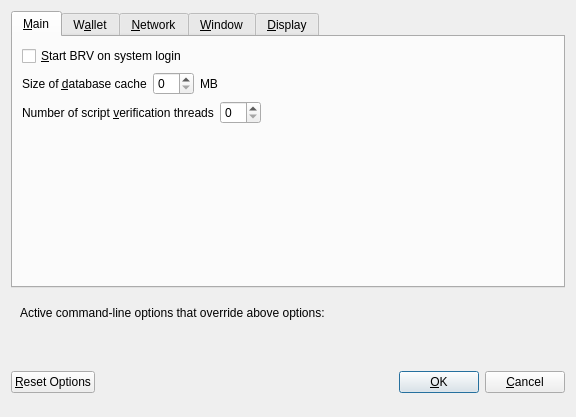
<?xml version="1.0" encoding="UTF-8"?>
<ui version="4.0">
 <class>OptionsDialog</class>
 <widget class="QDialog" name="OptionsDialog">
  <property name="geometry">
   <rect>
    <x>0</x>
    <y>0</y>
    <width>576</width>
    <height>417</height>
   </rect>
  </property>
  <property name="windowTitle">
   <string>Options</string>
  </property>
  <property name="modal">
   <bool>true</bool>
  </property>
  <layout class="QVBoxLayout" name="verticalLayout">
   <item>
    <widget class="QTabWidget" name="tabWidget">
     <property name="currentIndex">
      <number>0</number>
     </property>
     <widget class="QWidget" name="tabMain">
      <attribute name="title">
       <string>&amp;Main</string>
      </attribute>
      <layout class="QVBoxLayout" name="verticalLayout_Main">
       <item>
        <widget class="QCheckBox" name="bitcoinAtStartup">
         <property name="toolTip">
          <string>Automatically start BRV after logging in to the system.</string>
         </property>
         <property name="text">
          <string>&amp;Start BRV on system login</string>
         </property>
        </widget>
       </item>
       <item>
        <layout class="QHBoxLayout" name="horizontalLayout_2_Main">
         <item>
          <widget class="QLabel" name="databaseCacheLabel">
           <property name="text">
            <string>Size of &amp;database cache</string>
           </property>
           <property name="textFormat">
            <enum>Qt::PlainText</enum>
           </property>
           <property name="buddy">
            <cstring>databaseCache</cstring>
           </property>
          </widget>
         </item>
         <item>
          <widget class="QSpinBox" name="databaseCache"/>
         </item>
         <item>
          <widget class="QLabel" name="databaseCacheUnitLabel">
           <property name="text">
            <string>MB</string>
           </property>
           <property name="textFormat">
            <enum>Qt::PlainText</enum>
           </property>
          </widget>
         </item>
         <item>
          <spacer name="horizontalSpacer_2_Main">
           <property name="orientation">
            <enum>Qt::Horizontal</enum>
           </property>
           <property name="sizeHint" stdset="0">
            <size>
             <width>40</width>
             <height>20</height>
            </size>
           </property>
          </spacer>
         </item>
        </layout>
       </item>
       <item>
        <layout class="QHBoxLayout" name="horizontalLayout_3_Main">
         <item>
          <widget class="QLabel" name="threadsScriptVerifLabel">
           <property name="text">
            <string>Number of script &amp;verification threads</string>
           </property>
           <property name="textFormat">
            <enum>Qt::PlainText</enum>
           </property>
           <property name="buddy">
            <cstring>threadsScriptVerif</cstring>
           </property>
          </widget>
         </item>
         <item>
          <widget class="QSpinBox" name="threadsScriptVerif">
           <property name="toolTip">
            <string>(0 = auto, &lt;0 = leave that many cores free)</string>
           </property>
          </widget>
         </item>
         <item>
          <spacer name="horizontalSpacer_3_Main">
           <property name="orientation">
            <enum>Qt::Horizontal</enum>
           </property>
           <property name="sizeHint" stdset="0">
            <size>
             <width>40</width>
             <height>20</height>
            </size>
           </property>
          </spacer>
         </item>
        </layout>
       </item>
       <item>
        <spacer name="verticalSpacer_Main">
         <property name="orientation">
          <enum>Qt::Vertical</enum>
         </property>
         <property name="sizeHint" stdset="0">
          <size>
           <width>20</width>
           <height>40</height>
          </size>
         </property>
        </spacer>
       </item>
      </layout>
     </widget>
     <widget class="QWidget" name="tabWallet">
      <attribute name="title">
       <string>W&amp;allet</string>
      </attribute>
      <layout class="QVBoxLayout" name="verticalLayout_Wallet">
       <item>
        <widget class="QGroupBox" name="groupBox">
         <property name="title">
          <string>Expert</string>
         </property>
         <layout class="QVBoxLayout" name="verticalLayout_2">
          <item>
           <widget class="QCheckBox" name="coinControlFeatures">
            <property name="toolTip">
             <string>Whether to show coin control features or not.</string>
            </property>
            <property name="text">
             <string>Enable coin &amp;control features</string>
            </property>
           </widget>
          </item>
          <item>
           <widget class="QCheckBox" name="showMasternodesTab">
            <property name="toolTip">
             <string>Show additional tab listing all your masternodes in first sub-tab&lt;br/&gt;and all masternodes on the network in second sub-tab.</string>
            </property>
            <property name="text">
             <string>Show Masternodes Tab</string>
            </property>
           </widget>
          </item>
          <item>
           <widget class="QCheckBox" name="spendZeroConfChange">
            <property name="toolTip">
             <string>If you disable the spending of unconfirmed change, the change from a transaction&lt;br/&gt;cannot be used until that transaction has at least one confirmation.&lt;br/&gt;This also affects how your balance is computed.</string>
            </property>
            <property name="text">
             <string>&amp;Spend unconfirmed change</string>
            </property>
           </widget>
          </item>
         </layout>
        </widget>
       </item>
       <item>
        <spacer name="verticalSpacer_Wallet">
         <property name="orientation">
          <enum>Qt::Vertical</enum>
         </property>
         <property name="sizeHint" stdset="0">
          <size>
           <width>20</width>
           <height>40</height>
          </size>
         </property>
        </spacer>
       </item>
      </layout>
     </widget>
     <widget class="QWidget" name="tabNetwork">
      <attribute name="title">
       <string>&amp;Network</string>
      </attribute>
      <layout class="QVBoxLayout" name="verticalLayout_Network">
       <item>
        <widget class="QCheckBox" name="mapPortUpnp">
         <property name="toolTip">
          <string>Automatically open the BRV client port on the router. This only works when your router supports UPnP and it is enabled.</string>
         </property>
         <property name="text">
          <string>Map port using &amp;UPnP</string>
         </property>
        </widget>
       </item>
       <item>
        <widget class="QCheckBox" name="allowIncoming">
         <property name="toolTip">
          <string>Accept connections from outside</string>
         </property>
         <property name="text">
          <string>Allow incoming connections</string>
         </property>
        </widget>
       </item>
       <item>
        <widget class="QCheckBox" name="connectSocks">
         <property name="toolTip">
          <string>Connect to the BRV network through a SOCKS5 proxy.</string>
         </property>
         <property name="text">
          <string>&amp;Connect through SOCKS5 proxy (default proxy):</string>
         </property>
        </widget>
       </item>
       <item>
        <layout class="QHBoxLayout" name="horizontalLayout_1_Network">
         <item>
          <widget class="QLabel" name="proxyIpLabel">
           <property name="text">
            <string>Proxy &amp;IP:</string>
           </property>
           <property name="textFormat">
            <enum>Qt::PlainText</enum>
           </property>
           <property name="buddy">
            <cstring>proxyIp</cstring>
           </property>
          </widget>
         </item>
         <item>
          <widget class="QValidatedLineEdit" name="proxyIp">
           <property name="minimumSize">
            <size>
             <width>140</width>
             <height>0</height>
            </size>
           </property>
           <property name="maximumSize">
            <size>
             <width>140</width>
             <height>16777215</height>
            </size>
           </property>
           <property name="toolTip">
            <string>IP address of the proxy (e.g. IPv4: 127.0.0.1 / IPv6: ::1)</string>
           </property>
          </widget>
         </item>
         <item>
          <widget class="QLabel" name="proxyPortLabel">
           <property name="text">
            <string>&amp;Port:</string>
           </property>
           <property name="textFormat">
            <enum>Qt::PlainText</enum>
           </property>
           <property name="buddy">
            <cstring>proxyPort</cstring>
           </property>
          </widget>
         </item>
         <item>
          <widget class="QLineEdit" name="proxyPort">
           <property name="minimumSize">
            <size>
             <width>55</width>
             <height>0</height>
            </size>
           </property>
           <property name="maximumSize">
            <size>
             <width>55</width>
             <height>16777215</height>
            </size>
           </property>
           <property name="toolTip">
            <string>Port of the proxy (e.g. 9050)</string>
           </property>
          </widget>
         </item>
         <item>
          <spacer name="horizontalSpacer_1_Network">
           <property name="orientation">
            <enum>Qt::Horizontal</enum>
           </property>
           <property name="sizeHint" stdset="0">
            <size>
             <width>40</width>
             <height>20</height>
            </size>
           </property>
          </spacer>
         </item>
        </layout>
       </item>
       <item>
        <spacer name="verticalSpacer_Network">
         <property name="orientation">
          <enum>Qt::Vertical</enum>
         </property>
         <property name="sizeHint" stdset="0">
          <size>
           <width>20</width>
           <height>40</height>
          </size>
         </property>
        </spacer>
       </item>
      </layout>
     </widget>
     <widget class="QWidget" name="tabWindow">
      <attribute name="title">
       <string>&amp;Window</string>
      </attribute>
      <layout class="QVBoxLayout" name="verticalLayout_Window">
       <item>
        <widget class="QCheckBox" name="minimizeToTray">
         <property name="toolTip">
          <string>Show only a tray icon after minimizing the window.</string>
         </property>
         <property name="text">
          <string>&amp;Minimize to the tray instead of the taskbar</string>
         </property>
        </widget>
       </item>
       <item>
        <widget class="QCheckBox" name="minimizeOnClose">
         <property name="toolTip">
          <string>Minimize instead of exit the application when the window is closed. When this option is enabled, the application will be closed only after selecting Quit in the menu.</string>
         </property>
         <property name="text">
          <string>M&amp;inimize on close</string>
         </property>
        </widget>
       </item>
       <item>
        <spacer name="verticalSpacer_Window">
         <property name="orientation">
          <enum>Qt::Vertical</enum>
         </property>
         <property name="sizeHint" stdset="0">
          <size>
           <width>20</width>
           <height>40</height>
          </size>
         </property>
        </spacer>
       </item>
      </layout>
     </widget>
     <widget class="QWidget" name="tabDisplay">
      <attribute name="title">
       <string>&amp;Display</string>
      </attribute>
      <layout class="QVBoxLayout" name="verticalLayout_Display">
       <item>
        <layout class="QHBoxLayout" name="horizontalLayout_1_Display">
         <item>
          <widget class="QLabel" name="langLabel">
           <property name="text">
            <string>User Interface &amp;language:</string>
           </property>
           <property name="textFormat">
            <enum>Qt::PlainText</enum>
           </property>
           <property name="buddy">
            <cstring>lang</cstring>
           </property>
          </widget>
         </item>
         <item>
          <widget class="QValueComboBox" name="lang">
           <property name="toolTip">
            <string>The user interface language can be set here. This setting will take effect after restarting BRV.</string>
           </property>
          </widget>
         </item>
        </layout>
       </item>
       <item>
        <widget class="QLabel" name="label_3">
         <property name="toolTip">
          <string notr="true"/>
         </property>
         <property name="statusTip">
          <string notr="true"/>
         </property>
         <property name="whatsThis">
          <string notr="true"/>
         </property>
         <property name="accessibleName">
          <string notr="true"/>
         </property>
         <property name="text">
          <string>Language missing or translation incomplete? Help contributing translations here:
https://www.transifex.com/brv-project/brv-project-translations</string>
         </property>
         <property name="wordWrap">
          <bool>true</bool>
         </property>
         <property name="openExternalLinks">
          <bool>true</bool>
         </property>
         <property name="textInteractionFlags">
          <set>Qt::TextBrowserInteraction</set>
         </property>
        </widget>
       </item>
       <item>
        <layout class="QHBoxLayout" name="horizontalLayout_4_Display" stretch="0,0">
         <item>
          <widget class="QLabel" name="themeLabel">
           <property name="text">
            <string>User Interface Theme:</string>
           </property>
          </widget>
         </item>
         <item>
          <widget class="QValueComboBox" name="theme"/>
         </item>
        </layout>
       </item>
       <item>
        <widget class="Line" name="line">
         <property name="orientation">
          <enum>Qt::Horizontal</enum>
         </property>
        </widget>
       </item>
       <item>
        <layout class="QHBoxLayout" name="horizontalLayout_2_Display">
         <item>
          <widget class="QLabel" name="unitLabel">
           <property name="text">
            <string>&amp;Unit to show amounts in:</string>
           </property>
           <property name="textFormat">
            <enum>Qt::PlainText</enum>
           </property>
           <property name="buddy">
            <cstring>unit</cstring>
           </property>
          </widget>
         </item>
         <item>
          <widget class="QValueComboBox" name="unit">
           <property name="toolTip">
            <string>Choose the default subdivision unit to show in the interface and when sending coins.</string>
           </property>
          </widget>
         </item>
        </layout>
       </item>
       <item>
        <layout class="QHBoxLayout" name="horizontalLayout_5_Display">
         <item>
          <widget class="QLabel" name="digitsLabel">
           <property name="text">
            <string>Decimal digits</string>
           </property>
          </widget>
         </item>
         <item>
          <widget class="QValueComboBox" name="digits"/>
         </item>
        </layout>
       </item>
       <item>
        <layout class="QHBoxLayout" name="horizontalLayout_3_Display">
         <item>
          <widget class="QLabel" name="thirdPartyTxUrlsLabel">
           <property name="toolTip">
            <string>Third party URLs (e.g. a block explorer) that appear in the transactions tab as context menu items. %s in the URL is replaced by transaction hash. Multiple URLs are separated by vertical bar |.</string>
           </property>
           <property name="text">
            <string>Third party transaction URLs</string>
           </property>
           <property name="buddy">
            <cstring>thirdPartyTxUrls</cstring>
           </property>
          </widget>
         </item>
         <item>
          <widget class="QLineEdit" name="thirdPartyTxUrls">
           <property name="toolTip">
            <string>Third party URLs (e.g. a block explorer) that appear in the transactions tab as context menu items. %s in the URL is replaced by transaction hash. Multiple URLs are separated by vertical bar |.</string>
           </property>
          </widget>
         </item>
        </layout>
       </item>
       <item>
        <spacer name="verticalSpacer">
         <property name="orientation">
          <enum>Qt::Vertical</enum>
         </property>
         <property name="sizeHint" stdset="0">
          <size>
           <width>20</width>
           <height>40</height>
          </size>
         </property>
        </spacer>
       </item>
      </layout>
     </widget>
    </widget>
   </item>
   <item>
    <widget class="QFrame" name="frame">
     <layout class="QVBoxLayout" name="verticalLayout_Bottom">
      <item>
       <layout class="QHBoxLayout" name="horizontalLayout_Bottom">
        <item>
         <widget class="QLabel" name="overriddenByCommandLineInfoLabel">
          <property name="text">
           <string>Active command-line options that override above options:</string>
          </property>
          <property name="textFormat">
           <enum>Qt::PlainText</enum>
          </property>
         </widget>
        </item>
        <item>
         <spacer name="horizontalSpacer_Bottom">
          <property name="orientation">
           <enum>Qt::Horizontal</enum>
          </property>
          <property name="sizeHint" stdset="0">
           <size>
            <width>40</width>
            <height>20</height>
           </size>
          </property>
         </spacer>
        </item>
       </layout>
      </item>
      <item>
       <widget class="QLabel" name="overriddenByCommandLineLabel">
        <property name="text">
         <string/>
        </property>
        <property name="textFormat">
         <enum>Qt::PlainText</enum>
        </property>
        <property name="wordWrap">
         <bool>true</bool>
        </property>
       </widget>
      </item>
     </layout>
    </widget>
   </item>
   <item>
    <layout class="QHBoxLayout" name="horizontalLayout_Buttons">
     <item>
      <widget class="QPushButton" name="resetButton">
       <property name="toolTip">
        <string>Reset all client options to default.</string>
       </property>
       <property name="text">
        <string>&amp;Reset Options</string>
       </property>
       <property name="autoDefault">
        <bool>false</bool>
       </property>
      </widget>
     </item>
     <item>
      <spacer name="horizontalSpacer_1">
       <property name="orientation">
        <enum>Qt::Horizontal</enum>
       </property>
       <property name="sizeHint" stdset="0">
        <size>
         <width>40</width>
         <height>48</height>
        </size>
       </property>
      </spacer>
     </item>
     <item>
      <widget class="QLabel" name="statusLabel">
       <property name="minimumSize">
        <size>
         <width>200</width>
         <height>0</height>
        </size>
       </property>
       <property name="font">
        <font>
         <weight>75</weight>
         <bold>true</bold>
        </font>
       </property>
       <property name="text">
        <string/>
       </property>
       <property name="textFormat">
        <enum>Qt::PlainText</enum>
       </property>
       <property name="wordWrap">
        <bool>true</bool>
       </property>
      </widget>
     </item>
     <item>
      <spacer name="horizontalSpacer_2">
       <property name="orientation">
        <enum>Qt::Horizontal</enum>
       </property>
       <property name="sizeHint" stdset="0">
        <size>
         <width>40</width>
         <height>48</height>
        </size>
       </property>
      </spacer>
     </item>
     <item>
      <widget class="QPushButton" name="okButton">
       <property name="text">
        <string>&amp;OK</string>
       </property>
       <property name="autoDefault">
        <bool>false</bool>
       </property>
       <property name="default">
        <bool>true</bool>
       </property>
      </widget>
     </item>
     <item>
      <widget class="QPushButton" name="cancelButton">
       <property name="text">
        <string>&amp;Cancel</string>
       </property>
       <property name="autoDefault">
        <bool>false</bool>
       </property>
      </widget>
     </item>
    </layout>
   </item>
  </layout>
 </widget>
 <customwidgets>
  <customwidget>
   <class>QValidatedLineEdit</class>
   <extends>QLineEdit</extends>
   <header>qvalidatedlineedit.h</header>
  </customwidget>
  <customwidget>
   <class>QValueComboBox</class>
   <extends>QComboBox</extends>
   <header>qvaluecombobox.h</header>
  </customwidget>
 </customwidgets>
 <resources/>
 <connections/>
</ui>
